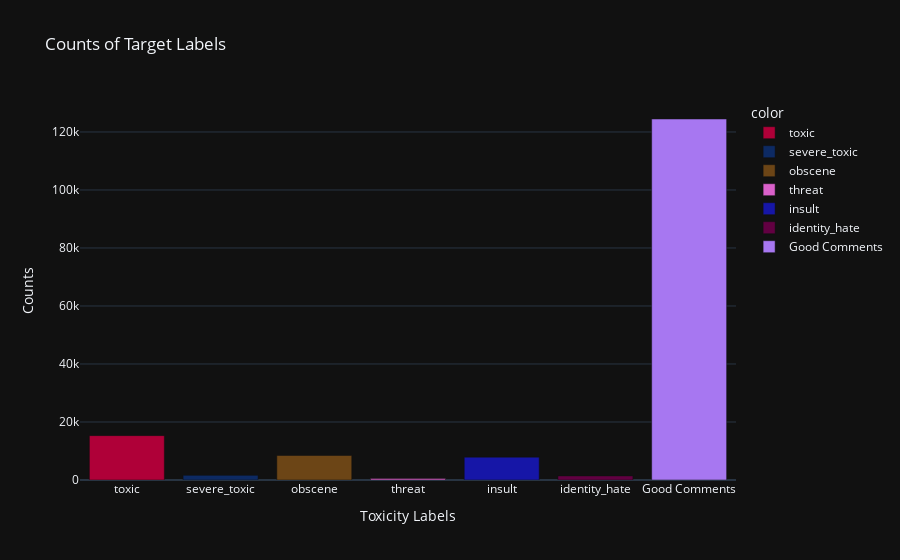

Notebook cell for this chart:
### Code cell
# Calculate the value counts for each target label
def distribution_of_classes():
    value_counts = df[target_labels].sum()

    good_comments_count = len(df)-value_counts.sum()

    # Add the count for the "neither" category (where all target labels are 0)
    value_counts['Good Comments'] = good_comments_count

    fig =px.bar(x= value_counts.index,
                y= value_counts.values,
                color=value_counts.index,
                color_discrete_sequence =  px.colors.qualitative.Dark24_r,
                title='<b>Counts of Target Labels')

    fig.update_layout(title='Counts of Target Labels',
                      xaxis_title='Toxicity Labels',
                      yaxis_title='Counts',
                      template='plotly_dark')

    # Show the bar chart
    fig.show()
distribution_of_classes()

### Figure 1 — Plotly figure (JSON) as saved in the notebook; plotly's stock layout.template omitted (floating-point values rounded to 4 significant figures)
{"data": [{"alignmentgroup": "True", "hovertemplate": "color=toxic<br>x=%{x}<br>y=%{y}<extra></extra>", "legendgroup": "toxic", "marker": {"color": "#AF0038", "pattern": {"shape": ""}}, "name": "toxic", "offsetgroup": "toxic", "orientation": "v", "showlegend": true, "textposition": "auto", "type": "bar", "x": ["toxic"], "xaxis": "x", "y": [15294], "yaxis": "y"}, {"alignmentgroup": "True", "hovertemplate": "color=severe_toxic<br>x=%{x}<br>y=%{y}<extra></extra>", "legendgroup": "severe_toxic", "marker": {"color": "#0D2A63", "pattern": {"shape": ""}}, "name": "severe_toxic", "offsetgroup": "severe_toxic", "orientation": "v", "showlegend": true, "textposition": "auto", "type": "bar", "x": ["severe_toxic"], "xaxis": "x", "y": [1595], "yaxis": "y"}, {"alignmentgroup": "True", "hovertemplate": "color=obscene<br>x=%{x}<br>y=%{y}<extra></extra>", "legendgroup": "obscene", "marker": {"color": "#6C4516", "pattern": {"shape": ""}}, "name": "obscene", "offsetgroup": "obscene", "orientation": "v", "showlegend": true, "textposition": "auto", "type": "bar", "x": ["obscene"], "xaxis": "x", "y": [8449], "yaxis": "y"}, {"alignmentgroup": "True", "hovertemplate": "color=threat<br>x=%{x}<br>y=%{y}<extra></extra>", "legendgroup": "threat", "marker": {"color": "#DA60CA", "pattern": {"shape": ""}}, "name": "threat", "offsetgroup": "threat", "orientation": "v", "showlegend": true, "textposition": "auto", "type": "bar", "x": ["threat"], "xaxis": "x", "y": [478], "yaxis": "y"}, {"alignmentgroup": "True", "hovertemplate": "color=insult<br>x=%{x}<br>y=%{y}<extra></extra>", "legendgroup": "insult", "marker": {"color": "#1616A7", "pattern": {"shape": ""}}, "name": "insult", "offsetgroup": "insult", "orientation": "v", "showlegend": true, "textposition": "auto", "type": "bar", "x": ["insult"], "xaxis": "x", "y": [7877], "yaxis": "y"}, {"alignmentgroup": "True", "hovertemplate": "color=identity_hate<br>x=%{x}<br>y=%{y}<extra></extra>", "legendgroup": "identity_hate", "marker": {"color": "#620042", "pattern": {"shape": ""}}, "name": "identity_hate", "offsetgroup": "identity_hate", "orientation": "v", "showlegend": true, "textposition": "auto", "type": "bar", "x": ["identity_hate"], "xaxis": "x", "y": [1405], "yaxis": "y"}, {"alignmentgroup": "True", "hovertemplate": "color=Good Comments<br>x=%{x}<br>y=%{y}<extra></extra>", "legendgroup": "Good Comments", "marker": {"color": "#A777F1", "pattern": {"shape": ""}}, "name": "Good Comments", "offsetgroup": "Good Comments", "orientation": "v", "showlegend": true, "textposition": "auto", "type": "bar", "x": ["Good Comments"], "xaxis": "x", "y": [124473], "yaxis": "y"}], "layout": {"barmode": "relative", "legend": {"title": {"text": "color"}, "tracegroupgap": 0}, "title": {"text": "Counts of Target Labels"}, "xaxis": {"anchor": "y", "domain": [0, 1], "title": {"text": "Toxicity Labels"}}, "yaxis": {"anchor": "x", "domain": [0, 1], "title": {"text": "Counts"}}}}
